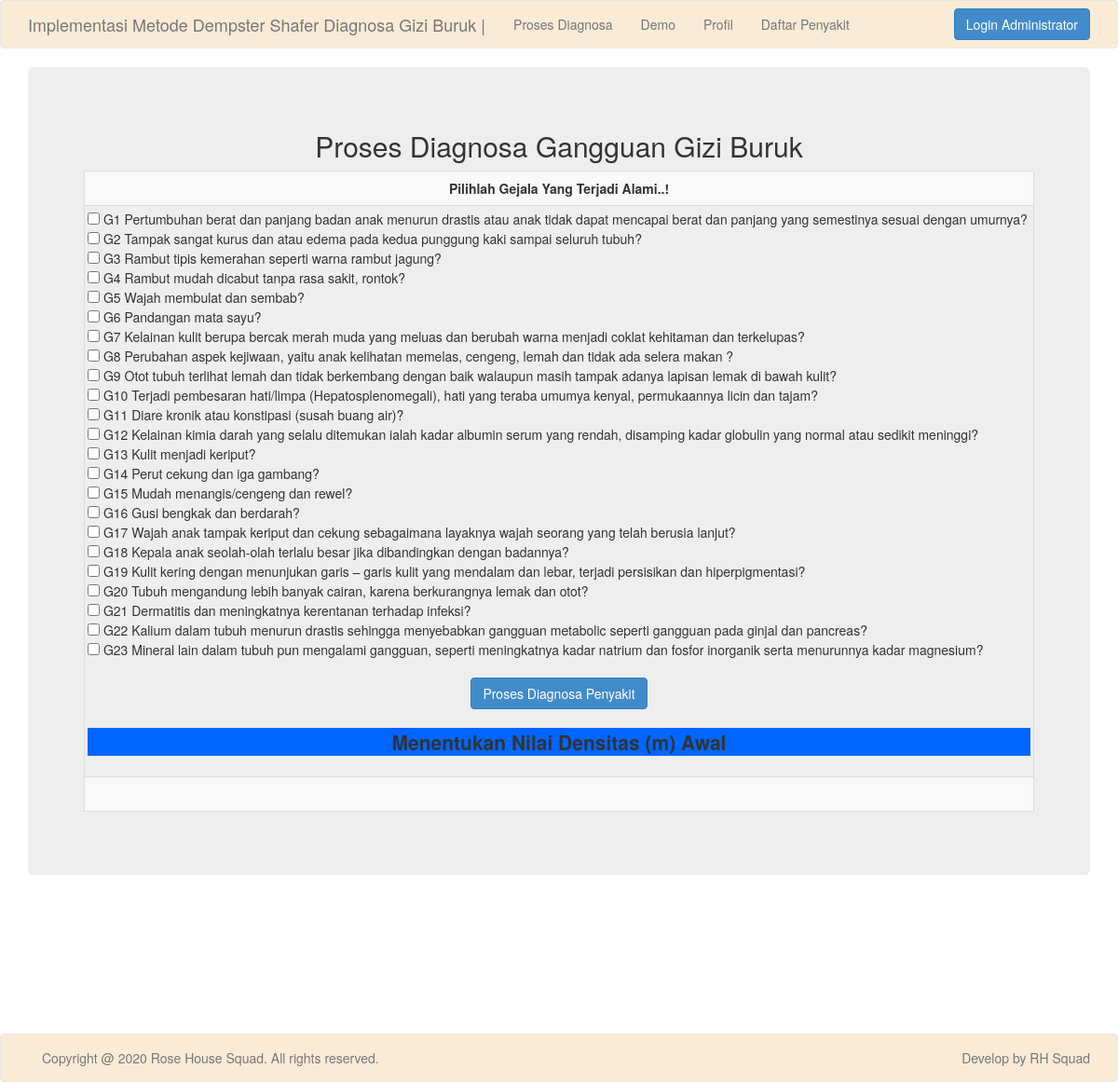
/konsultasifm.php, run on the app's committed database.
### tables this page shows
CREATE TABLE `tb_gejala` (
  `id` int(11) NOT NULL,
  `kdgejala` varchar(3) DEFAULT NULL,
  `gejala` text DEFAULT NULL
);

### konsultasifm.php (the view, shortened to what this page needs)
<!DOCTYPE html>
<html>
<head>
	<link rel="stylesheet" type="text/css" href="assets/css/bootstrap.min.css">
</head>
<body>
	<nav class="navbar navbar-default">
		<div class="container">
			<div class="navbar-header">
				<a class="navbar-brand" href="index.php"><?php include("_header.php");?></a>
			</div>
			<div class="collapse navbar-collapse" id="bs-example-navbar-collapse-1">
				<ul class="nav navbar-nav">
					<li><a href="pasien_add_fm.php">Proses Diagnosa <span class="sr-only">(current)</span></a></li>
					<li><a href="pasien_add_fm2.php">Demo</a></li>
                    <li><a href="profil.php">Profil</a></li>
                    <li><a href="daftar_penyakit.php">Daftar Penyakit</a></li>
				</ul>
				<ul class="nav navbar-nav navbar-right">
					<li><button type="button" class="btn btn-primary navbar-btn" data-toggle="modal" data-target="#modal-login">Login Administrator</button></li>
				</ul>
			</div>
		</div>
	</nav>
	<div class="container">
		<div class="jumbotron">
			<center>
				<h2>Proses Diagnosa Gangguan Gizi Buruk</h2>
<?php include "admin/koneksi2.php"; ?>
<table width="750" border="1" align="center" class="table table-striped table-hover table-bordered">
  <tr>
    <td width="786" ><center><strong>Pilihlah Gejala Yang Terjadi Alami..!</strong></center></td>
  </tr>
  <tr>
    <td style="padding:3px 3px 7px 3px;">
<form method="post" >
<?php
$sqli="SELECT * FROM tb_gejala ORDER BY id ASC ";
$result=$db->query($sqli);
while($row=$result->fetch_object()){
    echo "<input type='checkbox' name='evidence[]' value='{$row->id}'"
         .(isset($_POST['evidence'])?(in_array($row->id,$_POST['evidence'])?" checked":""):"")
        ."> {$row->kdgejala} {$row->gejala}<br>";
}
?><br>
<center><input type="submit" value="Proses Diagnosa Penyakit" class="btn btn-primary"></center><br>
</form>
<p style="font-weight:bold; text-align:center; background:#06F;"><strong>Menentukan Nilai Densitas (m) Awal</strong></p>
?></td>
  </tr>
  <tr  >
    <td>&nbsp;</td>
  </tr>
</table>
			</center>
		</div>
		<div class="col-sm-6 col-md-3">
		</div>
		<br><br><br>
        <br><br><br>
	</div>
	<br/>
	<nav class="navbar navbar-default" style="bottom: 0;margin: 0">
		<div class="container">
			<center>
			<ul class="nav navbar-nav">
				<li><a href="#">Copyright @ 2020 Rose House Squad. All rights reserved.</a></li>
			</ul>
			<ul class="nav navbar-nav navbar-right">
				<li><a href="#">Develop by RH Squad</a></li>
			</ul>
			</center>
		</div>
	</nav>
</body>
</html>

### _header.php
Implementasi Metode Dempster Shafer Diagnosa Gizi Buruk |

### konsultasifm.php (style rules this page uses)
p { border:0px solid #03F; }

### data on the page
tb_gejala: kdgejala "G1", gejala "Pertumbuhan berat dan panjang badan anak menurun drastis atau anak tidak dapat mencapai berat dan panjang yang semestinya sesuai dengan umurnya?"
tb_gejala: kdgejala "G2", gejala "Tampak sangat kurus dan atau edema pada kedua punggung kaki sampai seluruh tubuh?"
tb_gejala: kdgejala "G3", gejala "Rambut tipis kemerahan seperti warna rambut jagung?"
tb_gejala: kdgejala "G4", gejala "Rambut mudah dicabut tanpa rasa sakit, rontok?"
tb_gejala: kdgejala "G5", gejala "Wajah membulat dan sembab?"
tb_gejala: kdgejala "G6", gejala "Pandangan mata sayu?"
tb_gejala: kdgejala "G7", gejala "Kelainan kulit berupa bercak merah muda yang meluas dan berubah warna menjadi coklat kehitaman dan terkelupas?"
tb_gejala: kdgejala "G8", gejala "Perubahan aspek kejiwaan, yaitu anak kelihatan memelas, cengeng, lemah dan tidak ada selera makan ?"
tb_gejala: kdgejala "G9", gejala "Otot tubuh terlihat lemah dan tidak berkembang dengan baik walaupun masih tampak adanya lapisan lemak di bawah kulit?"
tb_gejala: kdgejala "G10", gejala "Terjadi pembesaran hati/limpa (Hepatosplenomegali), hati yang teraba umumya kenyal, permukaannya licin dan tajam?"
tb_gejala: kdgejala "G11", gejala "Diare kronik atau konstipasi (susah buang air)?"
tb_gejala: kdgejala "G12", gejala "Kelainan kimia darah yang selalu ditemukan ialah kadar albumin serum yang rendah, disamping kadar globulin yang normal atau sedikit meninggi?"
tb_gejala: kdgejala "G13", gejala "Kulit menjadi keriput?"
tb_gejala: kdgejala "G14", gejala "Perut cekung dan iga gambang?"
tb_gejala: kdgejala "G15", gejala "Mudah menangis/cengeng dan rewel?"
tb_gejala: kdgejala "G16", gejala "Gusi bengkak dan berdarah?"
tb_gejala: kdgejala "G17", gejala "Wajah anak tampak keriput dan cekung sebagaimana layaknya wajah seorang yang telah berusia lanjut?"
tb_gejala: kdgejala "G18", gejala "Kepala anak seolah-olah terlalu besar jika dibandingkan dengan badannya?"
tb_gejala: kdgejala "G19", gejala "Kulit kering dengan menunjukan garis – garis kulit yang mendalam dan lebar, terjadi persisikan dan hiperpigmentasi?"
tb_gejala: kdgejala "G20", gejala "Tubuh mengandung lebih banyak cairan, karena berkurangnya lemak dan otot?"
tb_gejala: kdgejala "G21", gejala "Dermatitis dan meningkatnya kerentanan terhadap infeksi?"
tb_gejala: kdgejala "G22", gejala "Kalium dalam tubuh menurun drastis sehingga menyebabkan gangguan metabolic seperti gangguan pada ginjal dan pancreas?"
tb_gejala: kdgejala "G23", gejala "Mineral lain dalam tubuh pun mengalami gangguan, seperti meningkatnya kadar natrium dan fosfor inorganik serta menurunnya kadar magnesium?"
